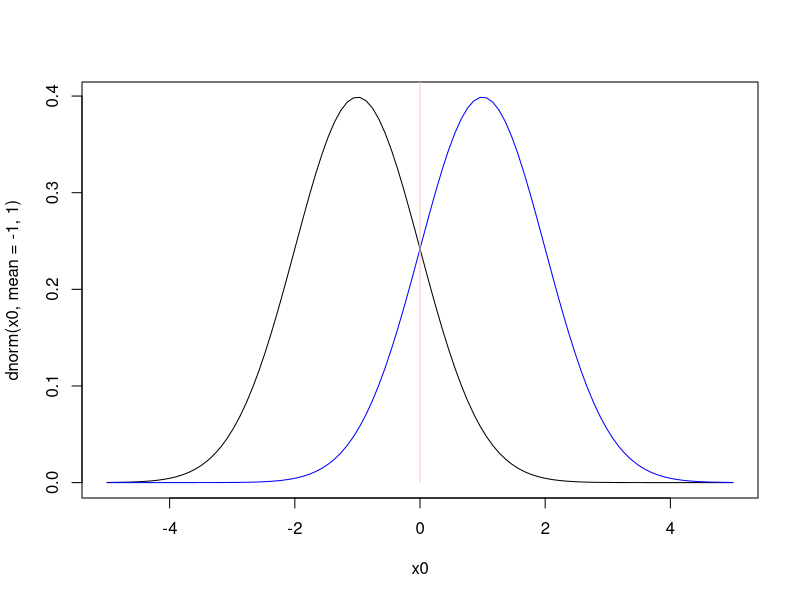

This figure's R source:
x0 =  seq(-5,5,length = 100)
plot(x0,dnorm(x0, mean = -1, 1), type='l')

lines(x0, dnorm(x0,mean =1,1), col = 'blue')

x2 = rep(0,2)
y2 = c(0,1)
lines(x2,y2, col = 'pink')
